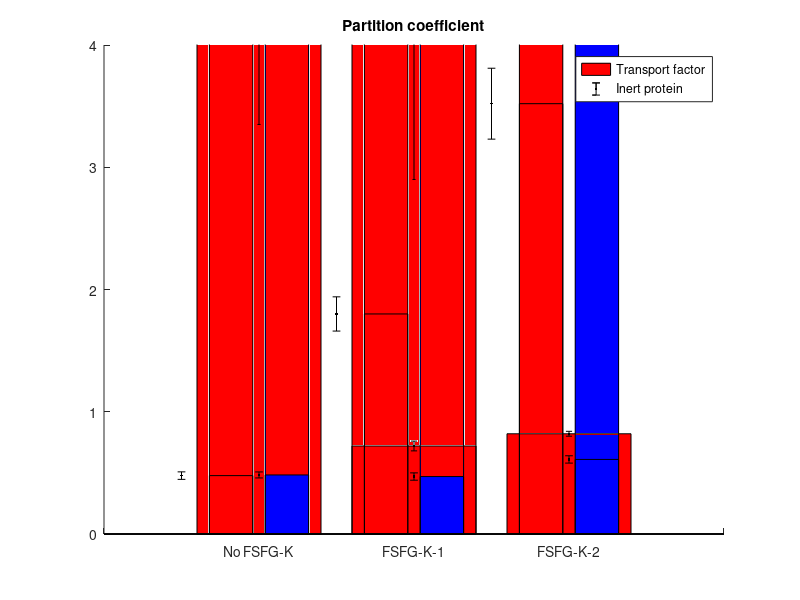

MATLAB code to generate this figure:

%% Bound fraction bar chart
figure(1)
hold on
hb = bar([-0.04,0.72, .82]);
errorbar(1:3,[-0.04,0.72, .82],[0.04,0.04,0.02],'k.')
hold off
 set(hb(1), 'FaceColor','r')
%  set(hb(2), 'FaceColor','b')
% set(hb(3), 'FaceColor','g')
axis([0 4 -0.05 1])
xticklabels({'','No FSFG-K','FSFG-K-1','FSFG-K-2',''})
title('Bound fraction');
%% Effective diffusion coefficients
figure(1)
hold on
% hb = bar(vertcat([58.79	44.10],[12.72 29.84],[11.45	36.12]));
% errorbar(0.5*(1:6),[58.79 44.10 12.72 29.84 11.45 36.12],[4.86 3.88 3.00 3.66 4.16 4.87],'k.')
hb = bar(vertcat([56.10	46.44],[15.23 34.71],[12.08	35.42]));
errorbar(0.5*(1:6),[56.10 46.44 15.23 34.71 12.08 35.42],[11.36 8.00 3.23 4.99 3.08 3.86],'k.')
hold off
 set(hb(1), 'FaceColor','r')
  set(hb(2), 'FaceColor','b')
% set(hb(3), 'FaceColor','g')
 axis([0 4 0 70])
xticklabels({'','No FSFG-K','FSFG-K-1','FSFG-K-2',''})
title('Observed diffusion constant ($\mu$m/s$^2$)');
legend({'Transport factor','Inert protein'});
%% Bound diffusion bar chart
figure(1)
hold on
% hb = bar([0.71,-1.42]);
% errorbar(1:2,[0.71,-1.42],[1.4,1.56],'k.')
hb = bar([5.62,6.3]);
errorbar(1:2,[5.62,6.3],[2.27,3.4],'k.')
hold off
 set(hb(1), 'FaceColor','r')
%  set(hb(2), 'FaceColor','b')
% set(hb(3), 'FaceColor','g')
axis([0 3 0 10])
xticklabels({'','','FSFG-K-1','','FSFG-K-2',''})
title('Bound diffusion constant ($\mu$m/s$^2$)');
%% Partition coefficients
figure(1)
hold on
% hb = bar(vertcat([58.79	44.10],[12.72 29.84],[11.45	36.12]));
% errorbar(0.5*(1:6),[58.79 44.10 12.72 29.84 11.45 36.12],[4.86 3.88 3.00 3.66 4.16 4.87],'k.')
hb = bar(vertcat([0.4776 0.4831],[1.80 0.47],[3.52 0.61]));
errorbar(0.5*(1:6),[0.4776 0.4831 1.80 0.47 3.52 0.61],[0.0307 0.0246 0.14 0.03 0.29 0.03],'k.')
hold off
 set(hb(1), 'FaceColor','r')
  set(hb(2), 'FaceColor','b')
% set(hb(3), 'FaceColor','g')
 axis([0 4 0 4])
xticklabels({'','No FSFG-K','FSFG-K-1','FSFG-K-2',''})
title('Partition coefficient');
legend({'Transport factor','Inert protein'});